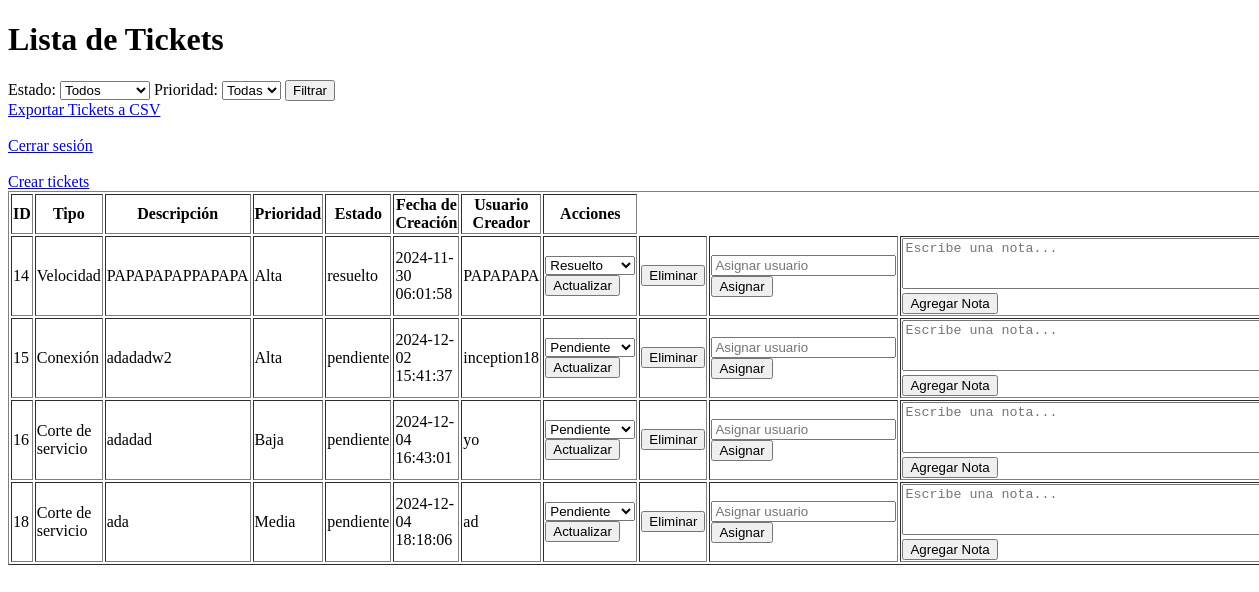
The app's page /tickets, older data.
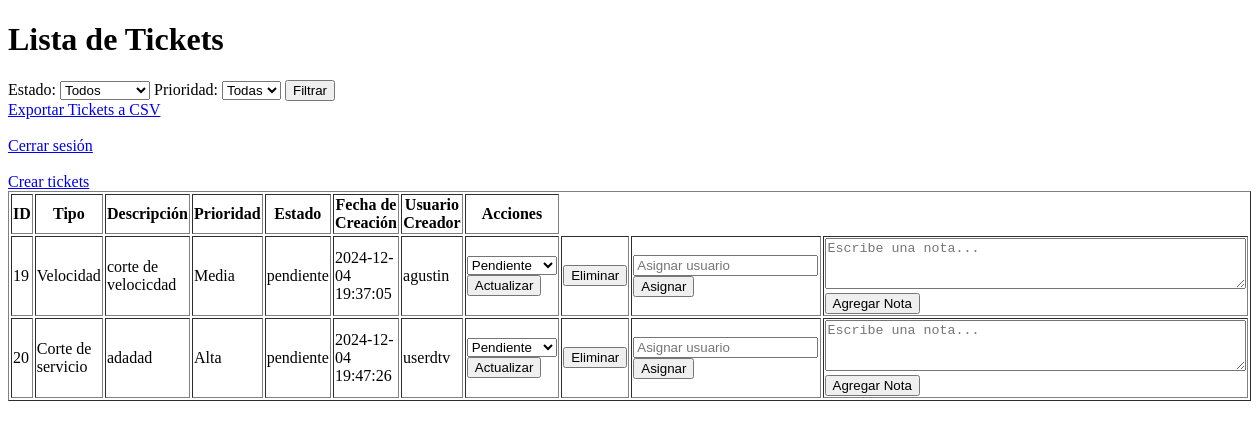
The same page, newer data.
### tables this page shows
CREATE TABLE tickets (
    id INTEGER PRIMARY KEY AUTOINCREMENT,
    tipo TEXT NOT NULL,
    descripcion TEXT NOT NULL,
    prioridad TEXT NOT NULL,
    estado TEXT DEFAULT 'pendiente',
    fecha_creacion DATETIME DEFAULT CURRENT_TIMESTAMP,
    usuario_creador TEXT NOT NULL,
    notas TEXT,
    archivo TEXT
, usuario_asignado TEXT);

### app.py (the view)
@app.route('/tickets')
def tickets():
    estado = request.args.get('estado')  # Filtrar por estado
    prioridad = request.args.get('prioridad')  # Filtrar por prioridad
    query = 'SELECT * FROM tickets WHERE 1=1'
    params = []
    if estado:
        query += ' AND estado = ?'
        params.append(estado)
    if prioridad:
        query += ' AND prioridad = ?'
        params.append(prioridad)
    conn = get_db_connection()
    tickets = conn.execute('SELECT * FROM tickets').fetchall()
    conn.close()
    return render_template('tickets.html', tickets=tickets)

### app.py (called while the page is built)
def get_db_connection():
    conn = sqlite3.connect('database.db', timeout=10)  # Espera hasta 10 segundos si la base de datos está bloqueada
    conn.row_factory = sqlite3.Row
    return conn

### templates/tickets.html (shortened to what this page needs)
<!DOCTYPE html>
<html lang="es">
<head>
</head>
<body>
    <h1>Lista de Tickets</h1>
    <form action="/tickets" method="GET">
        <label for="estado">Estado:</label>
        <select name="estado" id="estado">
            <option value="" {% if not estado %}selected{% endif %}>Todos</option>
        </select>
        <label for="prioridad">Prioridad:</label>
        <select name="prioridad" id="prioridad">
            <option value="" {% if not prioridad %}selected{% endif %}>Todas</option>
        </select>
        <button type="submit">Filtrar</button>
    </form>
    <table border="1">
        <thead>
            <tr>
                <th>ID</th>
                <th>Tipo</th>
                <th>Descripción</th>
                <th>Prioridad</th>
                <th>Estado</th>
                <th>Fecha de Creación</th>
                <th>Usuario Creador</th>
                <th>Acciones</th>
            </tr>
        </thead>
        <tbody>
            {% for ticket in tickets %}
            <tr>
                <td>{{ ticket['id'] }}</td>
                <td>{{ ticket['tipo'] }}</td>
                <td>{{ ticket['descripcion'] }}</td>
                <td>{{ ticket['prioridad'] }}</td>
                <td>{{ ticket['estado'] }}</td>
                <td>{{ ticket['fecha_creacion'] }}</td>
                <td>{{ ticket['usuario_creador'] }}</td>
                <td>
                    <form action="/update-ticket/{{ ticket['id'] }}" method="POST" style="display:inline;">
                        <select name="nuevo_estado" required>
                            <option value="pendiente" {% if ticket['estado']=='pendiente' %}selected{% endif %}>
                                Pendiente</option>
                            <option value="resuelto" {% if ticket['estado']=='resuelto' %}selected{% endif %}>Resuelto
                            </option>
                        </select>
                        <button type="submit">Actualizar</button>
                    </form>
                </td>
                <td>
                    <form action="/delete-ticket/{{ ticket['id'] }}" method="POST" style="display:inline;">
                        <button type="submit"
                            onclick="return confirm('¿Estás seguro de que deseas eliminar este ticket?')">Eliminar</button>
                    </form>
                </td>
                <td>
                    <form action="/assign-ticket/{{ ticket['id'] }}" method="POST" style="display:inline;">
                        <input type="text" name="usuario_asignado" placeholder="Asignar usuario" required>
                        <button type="submit">Asignar</button>
                    </form>
                </td>
                <td>
                    <form action="/add-note/{{ ticket['id'] }}" method="POST">
                        <textarea name="nota" rows="3" cols="50" placeholder="Escribe una nota..." required></textarea>
                        <button type="submit">Agregar Nota</button>
                    </form>
                </td>
            </tr>
            {% endfor %}
        </tbody>
        <a href="/export-tickets" class="button">Exportar Tickets a CSV</a>
        <br><br>
        <a href="/logout">Cerrar sesión</a>
        <br><br>
        <a href="/create-ticket">Crear tickets</a>
    </table>
</body>
</html>

Row changes from the older to the newer data that the page shows:
removed tickets: id "14", tipo "Velocidad", descripcion "PAPAPAPAPPAPAPA", prioridad "Alta", estado "resuelto", fecha_creacion "2024-11-30 06:01:58", usuario_creador "PAPAPAPA", nuevo_estado "Resuelto"
removed tickets: id "15", tipo "Conexión", descripcion "adadadw2", prioridad "Alta", estado "pendiente", fecha_creacion "2024-12-02 15:41:37", usuario_creador "inception18", nuevo_estado "Pendiente"
removed tickets: id "16", tipo "Corte de servicio", descripcion "adadad", prioridad "Baja", estado "pendiente", fecha_creacion "2024-12-04 16:43:01", usuario_creador "yo", nuevo_estado "Pendiente"
removed tickets: id "18", tipo "Corte de servicio", descripcion "ada", prioridad "Media", estado "pendiente", fecha_creacion "2024-12-04 18:18:06", usuario_creador "ad", nuevo_estado "Pendiente"
added tickets: id "19", tipo "Velocidad", descripcion "corte de velocicdad", prioridad "Media", estado "pendiente", fecha_creacion "2024-12-04 19:37:05", usuario_creador "agustin", nuevo_estado "Pendiente"
added tickets: id "20", tipo "Corte de servicio", descripcion "adadad", prioridad "Alta", estado "pendiente", fecha_creacion "2024-12-04 19:47:26", usuario_creador "userdtv", nuevo_estado "Pendiente"
